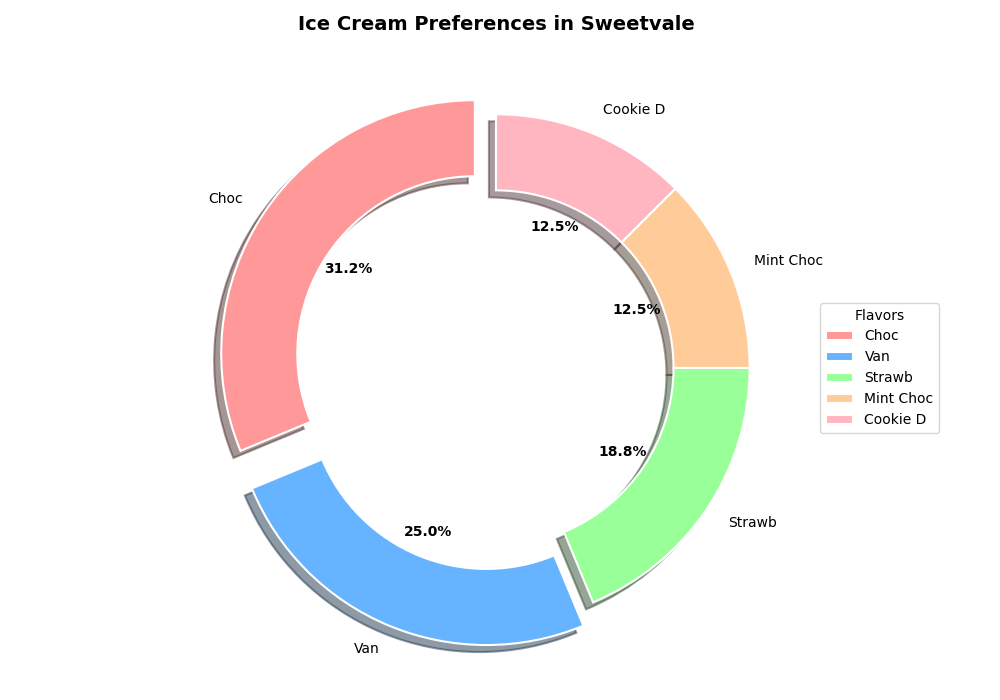

Recreate this plot in Python.
import matplotlib.pyplot as plt

flavors = ['Choc', 'Van', 'Strawb', 'Mint Choc', 'Cookie D']
popularity = [25, 20, 15, 10, 10]

colors = ['#FF9999', '#66B3FF', '#99FF99', '#FFCC99', '#FFB6C1']
explode = (0.1, 0.1, 0, 0, 0)

fig, ax = plt.subplots(figsize=(10, 7))

wedges, texts, autotexts = ax.pie(
    popularity, 
    labels=flavors, 
    autopct='%1.1f%%', 
    startangle=90, 
    colors=colors, 
    explode=explode,
    shadow=True,
    textprops=dict(color="black"),
    wedgeprops=dict(edgecolor='w', linewidth=1.5, width=0.3)  # Add a width to create a donut
)

plt.setp(autotexts, size=10, weight="bold")

ax.set_title(
    "Ice Cream Preferences in Sweetvale", 
    fontsize=14, fontweight='bold', pad=15
)
ax.legend(
    wedges, flavors, title="Flavors", loc="center left", 
    bbox_to_anchor=(1, 0, 0.5, 1)
)

plt.tight_layout()

plt.show()
